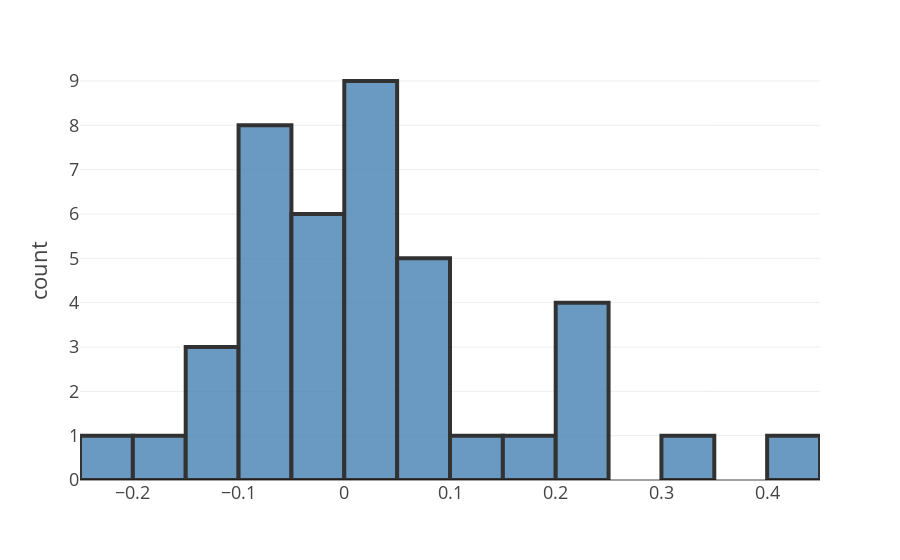

Source (notebook cell):
### Code cell
import plotly.express as px
error = [np.log10(mod/exp) for mod, exp in zip(data['computational'], data['experimental'])]
histo = px.histogram(error,nbins=24)
histo.update_xaxes(exponentformat='e')
histo.update_layout(template='presentation',
                    xaxis_title='')
histo.update_traces(opacity=0.8,
                    marker_autocolorscale=False,
                    marker_color='steelblue',
                    marker_line_color='black',
                    marker_line_width=4,
                    showlegend=False,
                    marker_pattern_fgcolor='black')
histo.show()

### Figure 1 — Plotly figure (JSON) as saved in the notebook; plotly's stock layout.template omitted (floating-point values rounded to 4 significant figures)
{"data": [{"alignmentgroup": "True", "bingroup": "x", "hovertemplate": "variable=0<br>value=%{x}<br>count=%{y}<extra></extra>", "legendgroup": "0", "marker": {"autocolorscale": false, "color": "steelblue", "line": {"color": "black", "width": 4}, "pattern": {"fgcolor": "black", "shape": ""}}, "name": "0", "nbinsx": 24, "offsetgroup": "0", "opacity": 0.8, "orientation": "v", "showlegend": false, "type": "histogram", "x": [0.3012, 0.2307, 0.2295, 0.1583, 0.05739, 0.01476, -0.06316, 0.09304, 0.005642, 0.04653, -0.02378, 0.06551, 0.05488, -0.0141, 0.1249, -0.04154, -0.04429, 0.01385, -0.1281, -0.1896, 0.2034, 0.4329, 0.08899, 0.04162, 0.218, 0.01791, 0.01507, 0.01605, -0.08571, -0.02471, -0.008892, -0.05362, -0.05839, -0.128, -0.09489, -0.07256, -0.08913, -0.1392, 0.006074, -0.05606, -0.2081], "xaxis": "x", "yaxis": "y"}], "layout": {"barmode": "relative", "legend": {"title": {"text": "variable"}, "tracegroupgap": 0}, "margin": {"t": 60}, "xaxis": {"anchor": "y", "domain": [0, 1], "exponentformat": "e", "title": {"text": ""}}, "yaxis": {"anchor": "x", "domain": [0, 1], "title": {"text": "count"}}}}
